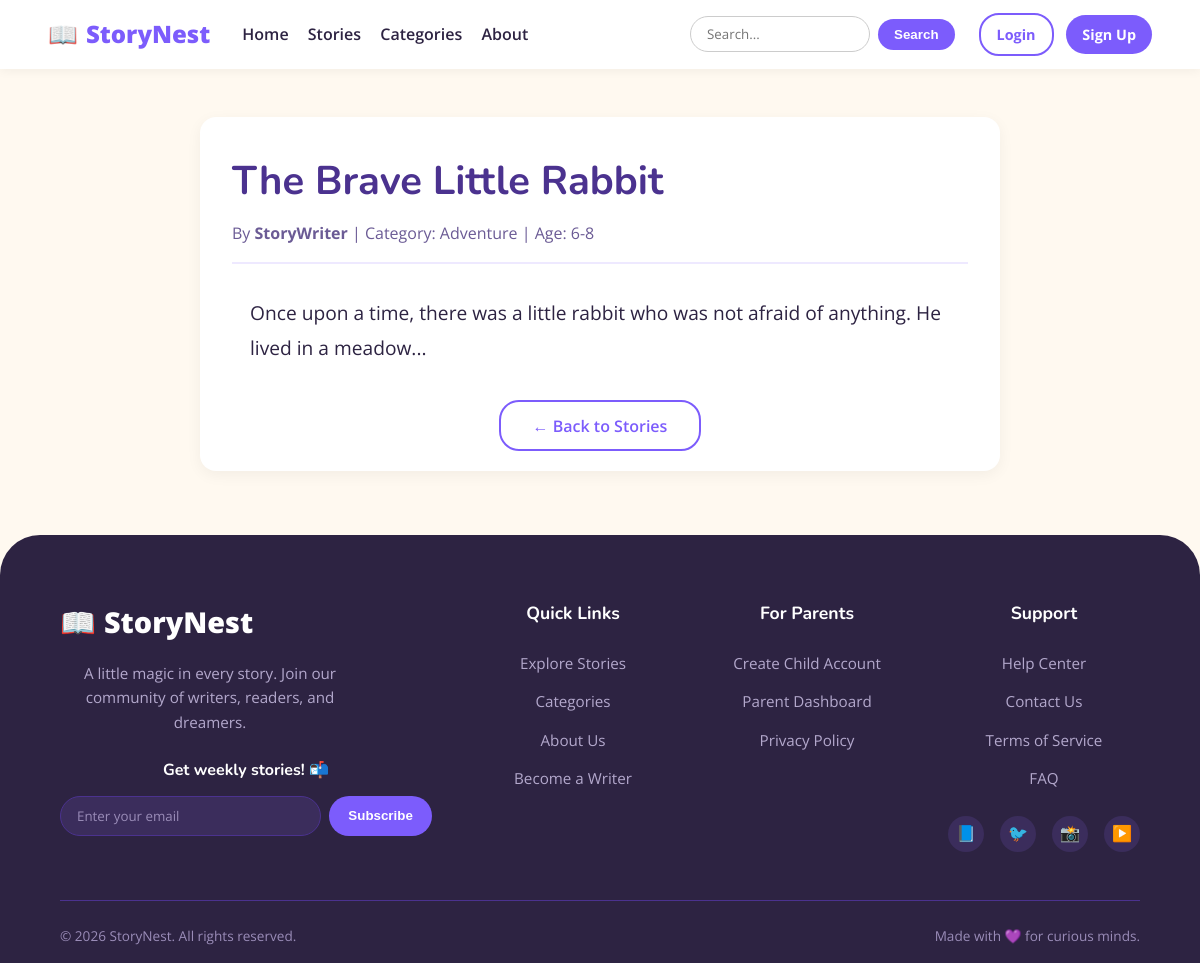
The page /public/index.php?page=story&id=1 on the database its author committed.
### tables this page shows
CREATE TABLE stories (
    story_id INT AUTO_INCREMENT PRIMARY KEY,
    author_id INT NOT NULL,
    category_id INT NOT NULL,
    title VARCHAR(150) NOT NULL,
    thumbnail VARCHAR(255) NULL,
    body TEXT NOT NULL,
    age_group ENUM('3-5', '6-8', '9-12', '13+') NOT NULL,
    status ENUM('draft', 'published') DEFAULT 'draft',
    published_at TIMESTAMP NULL,
    created_at TIMESTAMP DEFAULT CURRENT_TIMESTAMP,
    updated_at TIMESTAMP DEFAULT CURRENT_TIMESTAMP ON UPDATE CURRENT_TIMESTAMP,
    FOREIGN KEY (author_id) REFERENCES users(user_id) ON DELETE CASCADE,
    FOREIGN KEY (category_id) REFERENCES categories(category_id) ON DELETE RESTRICT
);

CREATE TABLE users (
    user_id INT AUTO_INCREMENT PRIMARY KEY,
    username VARCHAR(50) NOT NULL,
    email VARCHAR(100) NOT NULL UNIQUE,
    password_hash VARCHAR(255) NOT NULL,
    role ENUM('admin', 'writer', 'child', 'parent') NOT NULL,
    created_at TIMESTAMP DEFAULT CURRENT_TIMESTAMP
);

CREATE TABLE categories (
    category_id INT AUTO_INCREMENT PRIMARY KEY,
    name VARCHAR(50) NOT NULL UNIQUE,
    description TEXT,
    created_at TIMESTAMP DEFAULT CURRENT_TIMESTAMP
);

### app/controllers/StoryController.php (called while the page is built, shortened)
<?php
require_once BASE_PATH . '/app/models/Story.php';
class StoryController {
    private $storyModel;
    public function __construct() {
        $this->storyModel = new Story();
    }
    public function show() {
        $id = $_GET['id'] ?? 0;
        $story = $this->storyModel->findById($id);
        require_once BASE_PATH . '/app/views/stories/show.php';
    }
}
?>

### config/database.php (called while the page is built, shortened)
<?php
function getDB() {
    static $pdo = null;
    if ($pdo === null) {
        try {
            $pdo = new PDO("mysql:host=" . DB_HOST . ";dbname=" . DB_NAME . ";charset=utf8mb4", DB_USER, DB_PASS, [
                PDO::ATTR_ERRMODE => PDO::ERRMODE_EXCEPTION,
                PDO::ATTR_DEFAULT_FETCH_MODE => PDO::FETCH_ASSOC,
                PDO::ATTR_EMULATE_PREPARES => false,
            ]);
        } catch (PDOException $e) {
            die("Database connection failed: " . $e->getMessage());
        }
    }
    return $pdo;
}
?>

### app/models/Story.php (called while the page is built, shortened)
<?php
require_once __DIR__ . '/../../config/database.php';
class Story {
    private $db;
    public function __construct() {
        $this->db = getDB();
    }
    public function findById($id) {
        $stmt = $this->db->prepare("SELECT s.*, u.username as author, c.name as category FROM stories s JOIN users u ON s.author_id = u.user_id JOIN categories c ON s.category_id = c.category_id WHERE s.story_id = ?");
        $stmt->execute([$id]);
        return $stmt->fetch();
    }
}
?>

### app/includes/functions.php (called while the page is built, shortened)
<?php
function sanitize($data) {
    return htmlspecialchars($data, ENT_QUOTES, 'UTF-8');
}
?>

### app/views/stories/show.php (the view, shortened to what this page needs)
<?php
require_once BASE_PATH . '/app/includes/header.php';
require_once BASE_PATH . '/app/includes/navbar.php';
?>
<div style="max-width: 800px; margin: 3rem auto; padding: 2rem; background: var(--white); border-radius: 16px; box-shadow: 0 4px 15px rgba(0,0,0,0.05); position: relative;">
    <div style="margin-bottom: 2rem; border-bottom: 2px solid var(--lavender); padding-bottom: 1rem;">
        <h1 style="font-size: 2.5rem; margin-bottom: 0.5rem;"><?= sanitize($story['title']) ?></h1>
        <p style="color: var(--text-light);">
            By <strong><?= sanitize($story['author']) ?></strong> |
            Category: <?= sanitize($story['category']) ?> |
            Age: <?= sanitize($story['age_group']) ?>
        </p>
    </div>
    <div id="story-content" style="font-size: 1.2rem; line-height: 1.8; color: var(--text-dark);">
        <?= nl2br(sanitize($story['body'])) ?>
    </div>
    <div style="margin-top: 3rem; text-align: center;">
        <a href="<?= BASE_URL ?>/index.php?page=stories" class="btn btn-outline" style="padding: 0.8rem 2rem;">&larr; Back to Stories</a>
    </div>
</div>
<?php require_once BASE_PATH . '/app/includes/footer.php'; ?>

### public/assets/css/style.css (style rules this page uses)
:root { --primary-purple: #7C5CFC; --dark-purple: #4B328F; --lavender: #EEE9FF; --soft-pink: #FFD9E8; --cream: #FFF9F0; --light-blue: #DFF4FF; --white: #FFFFFF; --text-dark: #2D2342; --text-light: #6B5B95; --font-heading: 'Nunito', sans-serif; --font-body: 'Open Sans', sans-serif; }
* { margin: 0; padding: 0; box-sizing: border-box; }
body { font-family: var(--font-body); background-color: var(--cream); color: var(--text-dark); line-height: 1.6; }
h1, h2, h3, h4 { font-family: var(--font-heading); color: var(--dark-purple); }
a { text-decoration: none; color: var(--primary-purple); }
.btn { padding: 0.6rem 1.5rem; border-radius: 20px; font-weight: 600; cursor: pointer; border: none; transition: all 0.3s; }
.btn-outline { background: transparent; border: 2px solid var(--primary-purple); color: var(--primary-purple); }

### public/assets/css/reader.css (style rules this page uses)
#story-content { font-family: 'Open Sans', sans-serif; font-size: 1.2rem; line-height: 1.8; color: var(--text-dark); max-width: 700px; margin: 0 auto; }

### rows shown on the page
stories: title "The Brave Little Rabbit", author.username "StoryWriter", category.name "Adventure", age_group "6-8", body "Once upon a time, there was a little rabbit who was not afraid of anything. He lived in a meadow..."

### other values the page prints
APP_NAME "StoryNest"
